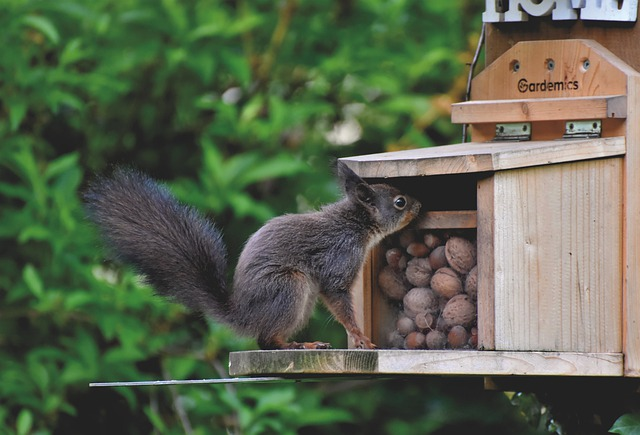
#> input picture uploads/1.jpg, 640 x 435 px
$ python -i ascii_art.py   (imports and definitions only)
#> lines starting #> are read from the running program, lines starting #| are printed output that depends on the picture
import cv2
import numpy as np

def generate_ascii_art(input_path, output_path, method="standard", **kwargs):
    # Read image
#> called with input_path = '../uploads/1.jpg', output_path = 'out.png', method = 'standard'
    img = cv2.imread(input_path)
#> img is the input picture: shape (435, 640, 3); mean B, G, R 78.8, 101, 91.1
    if img is None:
        raise ValueError("Could not read image")

    original_shape = img.shape
#> original_shape = (435, 640, 3)

    details = {
        'method': method,
        'dimensions': f"{original_shape[1]}x{original_shape[0]}",
        'processing_info': {},
        'ascii_text': ''
    }

    if method == "standard":
        ascii_text, output_img, info = _standard_ascii(img, **kwargs)
        details['ascii_text'] = ascii_text
        details['processing_info'] = info

    elif method == "detailed":
        ascii_text, output_img, info = _detailed_ascii(img, **kwargs)
        details['ascii_text'] = ascii_text
        details['processing_info'] = info

    elif method == "block":
        ascii_text, output_img, info = _block_ascii(img, **kwargs)
        details['ascii_text'] = ascii_text
        details['processing_info'] = info

    elif method == "edge":
        ascii_text, output_img, info = _edge_ascii(img, **kwargs)
        details['ascii_text'] = ascii_text
        details['processing_info'] = info

    elif method == "braille":
        ascii_text, output_img, info = _braille_ascii(img, **kwargs)
        details['ascii_text'] = ascii_text
        details['processing_info'] = info

    # Save output image
    cv2.imwrite(output_path, output_img)

    return details

def _standard_ascii(img, width=100, invert=False):
    # ASCII charcter from dark to light
#> called with width = 100, invert = False
    ascii_chars = " .:-=+*#%@"
    if invert:
        ascii_chars = ascii_chars[::-1]

    # Convert to grayscale
    gray = cv2.cvtColor(img, cv2.COLOR_BGR2GRAY)
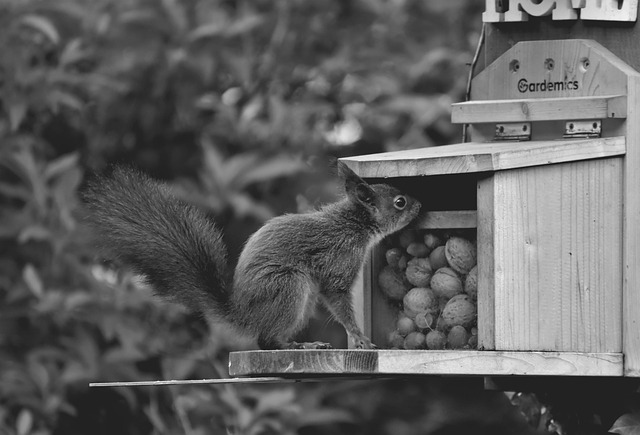
#> gray: shape (435, 640); min 7, max 251, mean 95.5

    # Resize image
    height, original_width = gray.shape
#> height = 435; original_width = 640
    aspect_ratio = height / original_width
#> aspect_ratio = 0.68
    new_height = int(width * aspect_ratio * 0.55)
#> new_height = 37

    resized = cv2.resize(gray, (width, new_height))
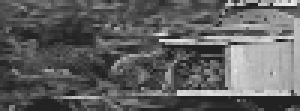
#> resized: shape (37, 100) (shown 3 times larger); min 23, max 236, mean 96.3

    # Generate ASCII
    ascii_lines = []
    for row in resized:
        line = ""
        for pixel in row:
            # map pixel value to ascii character
            char_index = int(pixel / 255 * (len(ascii_chars) - 1))
            line += ascii_chars[char_index]
        ascii_lines.append(line)
#> this loop made 37 passes
#> after the loop, ascii_lines = 37 items

    ascii_text = "\n".join(ascii_lines)

    # Create output image
    output_img = _text_to_image(ascii_text, font_scale=0.3)
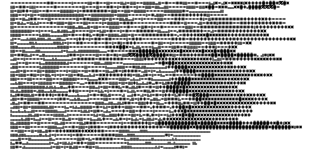
#> output_img: shape (168, 320, 3); min 0, max 255, mean 185.1

    return ascii_text, output_img, {
        'algorithm': 'Standard ASCII',
        'character_Set': ascii_chars,
        'width': width,
        'height': new_height,
        'total_characters': len(ascii_text.replace('\n', ''))
    }

# [138 lines left out: functions _detailed_ascii, _block_ascii, _edge_ascii, _braille_ascii, not called in this run]

def _text_to_image(text, font_scale=0.3, font_thickness=1):

    lines = text.split('\n')

    # Calculate image size
    font = cv2.FONT_HERSHEY_PLAIN
    char_width = int(font_scale * 10)
    char_height = int(font_scale * 15)

    img_width = max(len(line) for line in lines) * char_width + 20
    img_height = len(lines) * char_height + 20

    # Create white background
    img = np.ones((img_height, img_width, 3), dtype=np.uint8) * 255

    # Draw text
    y = char_height
    for line in lines:
        cv2.putText(img, line, (10, y), font, font_scale, (0, 0, 0), font_thickness, cv2.LINE_AA)
        y += char_height

    return img

>>> result = generate_ascii_art('../uploads/1.jpg', 'out.png')
#> in generate_ascii_art, `ascii_text, output_img, info = _standard_ascii(img, **kwargs)`: info = {'algorithm': 'Standard ASCII', 'character_Set': ' .:-=+*#%@', 'width': 100, 'height': 37, 'total_characters': 3700}
#> result = 4 items

$ run again, on uploads/10.jpg
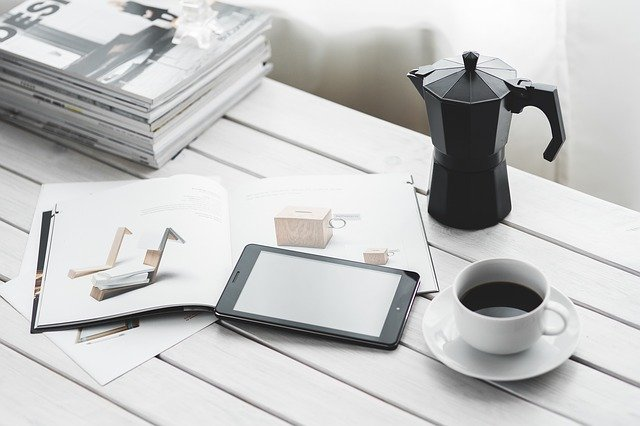
#> input picture uploads/10.jpg, 640 x 426 px
#> in generate_ascii_art, img is the input picture: shape (426, 640, 3); mean B, G, R 195.3, 195.8, 195.3
#> in _standard_ascii, `resized = cv2.resize(gray, (width, new_height))`:
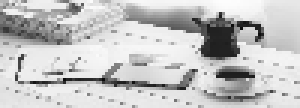
#> resized: shape (36, 100) (shown 3 times larger); min 10, max 253, mean 195.4
#> the loop in _standard_ascii, `for row in resized:` made 36 passes
#> after the loop in _standard_ascii, `for row in resized:`: ascii_lines = 36 items
#> in _standard_ascii, `output_img = _text_to_image(ascii_text, font_scale=0.3)`:
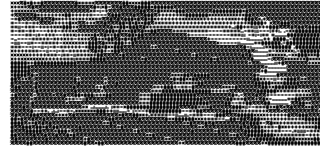
#> output_img: shape (164, 320, 3); min 0, max 255, mean 113.3
#> info = {'algorithm': 'Standard ASCII', 'character_Set': ' .:-=+*#%@', 'width': 100, 'height': 36, 'total_characters': 3600}
#> result = 4 items

$ run again, on uploads/2.jpg
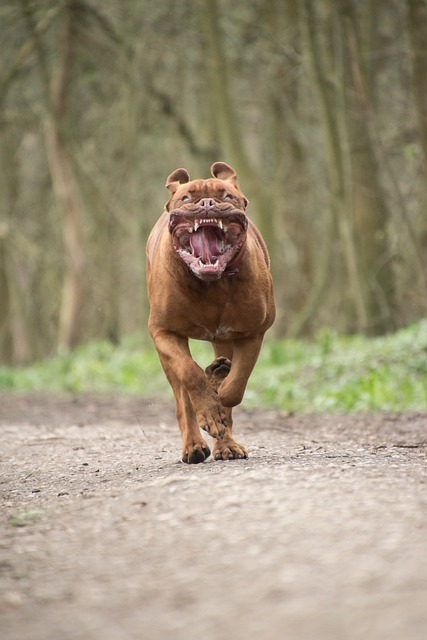
#> input picture uploads/2.jpg, 427 x 640 px
#> in generate_ascii_art, img is the input picture: shape (640, 427, 3); mean B, G, R 121.8, 146.5, 156.9
#> in _standard_ascii, `resized = cv2.resize(gray, (width, new_height))`:
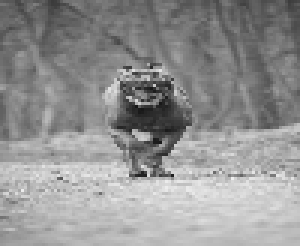
#> resized: shape (82, 100) (shown 3 times larger); min 22, max 239, mean 146.6
#> the loop in _standard_ascii, `for row in resized:` made 82 passes
#> after the loop in _standard_ascii, `for row in resized:`: ascii_lines = 82 items
#> in _standard_ascii, `output_img = _text_to_image(ascii_text, font_scale=0.3)`:
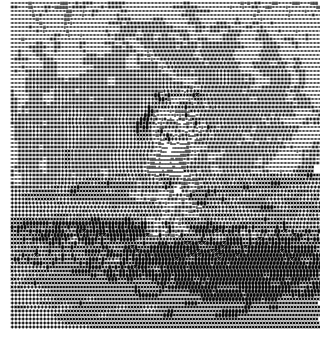
#> output_img: shape (348, 320, 3); min 0, max 255, mean 147.1
#> info = {'algorithm': 'Standard ASCII', 'character_Set': ' .:-=+*#%@', 'width': 100, 'height': 82, 'total_characters': 8200}
#> result = 4 items

$ run again, on uploads/3.jpg
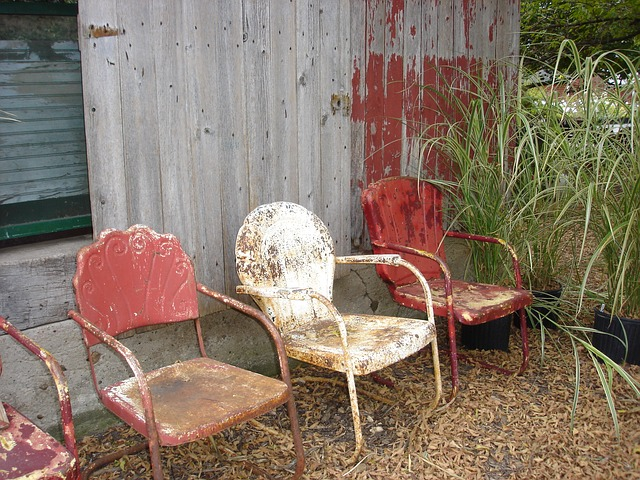
#> input picture uploads/3.jpg, 640 x 480 px
#> in generate_ascii_art, img is the input picture: shape (480, 640, 3); mean B, G, R 102.9, 118.2, 135
#> in _standard_ascii, `resized = cv2.resize(gray, (width, new_height))`:
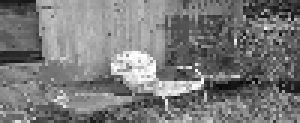
#> resized: shape (41, 100) (shown 3 times larger); min 7, max 255, mean 121.3
#> the loop in _standard_ascii, `for row in resized:` made 41 passes
#> after the loop in _standard_ascii, `for row in resized:`: ascii_lines = 41 items
#> in _standard_ascii, `output_img = _text_to_image(ascii_text, font_scale=0.3)`:
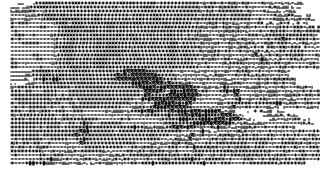
#> output_img: shape (184, 320, 3); min 0, max 255, mean 168.1
#> info = {'algorithm': 'Standard ASCII', 'character_Set': ' .:-=+*#%@', 'width': 100, 'height': 41, 'total_characters': 4100}
#> result = 4 items
